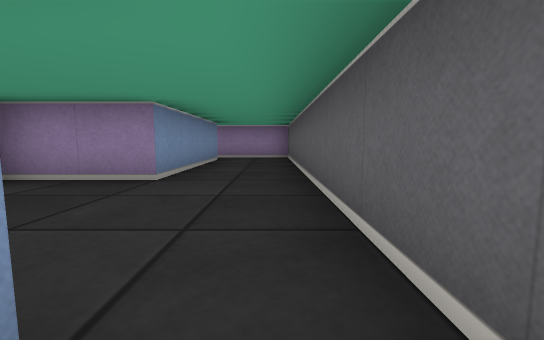
[1] (above)

13 first-person views from a walk through a cub3D level. The camera is about half as high as the walls, tilts 6° down and sees 90° across. The floor is counted in squares. Each view is taken from the middle of a square. On the plan, view 1 faces up. The plan holds only what a view shows up to about 9 squares ahead; the rest is blank.

[2]
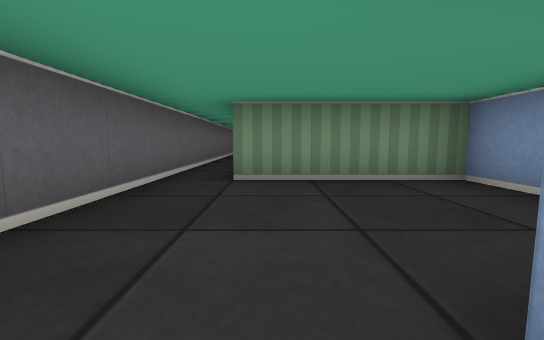

[3]
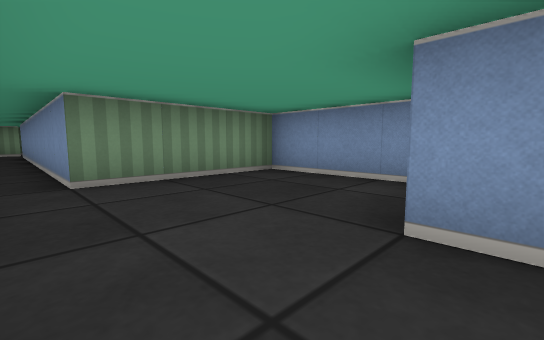

[4]
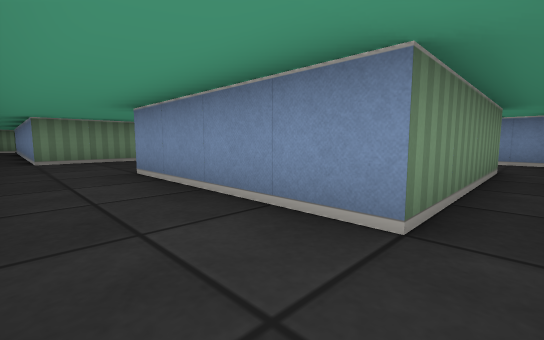

[5]
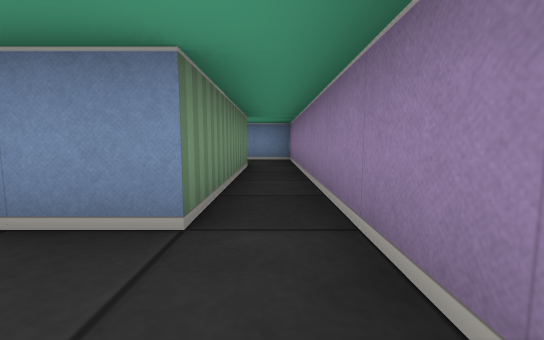

[6]
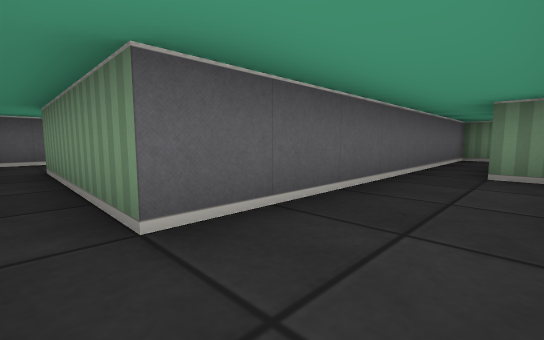

[7]
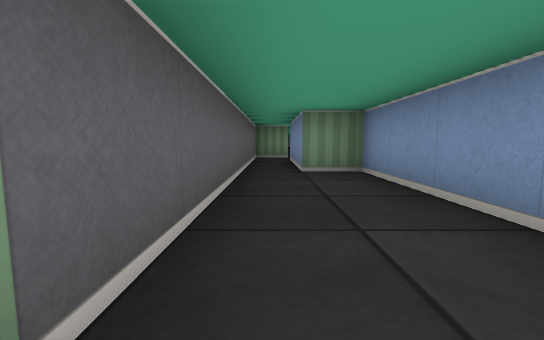

[8]
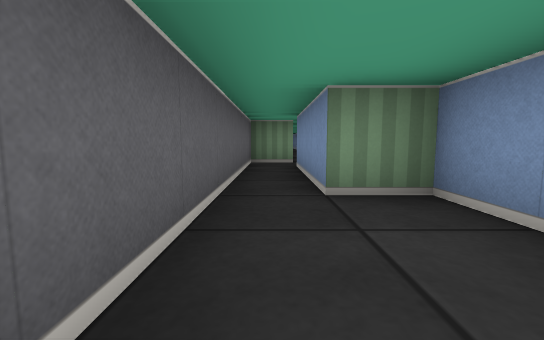

[9]
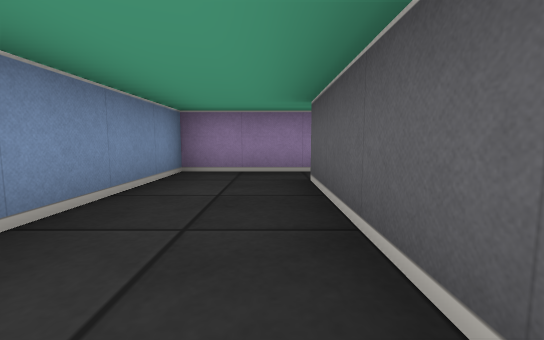

[10]
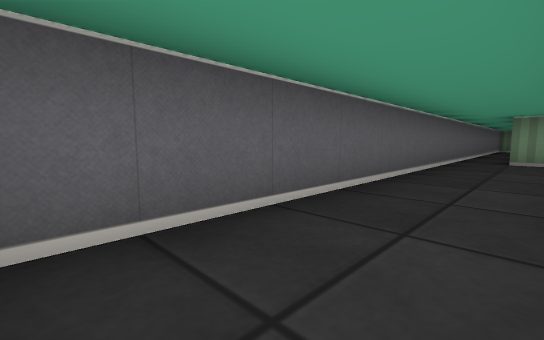

[11]
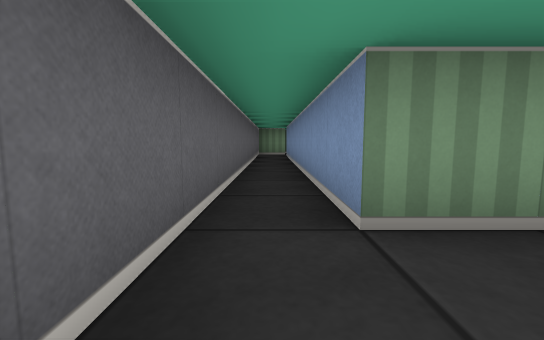

[12]
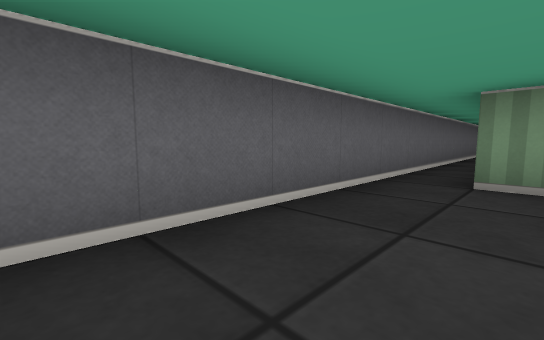

[13]
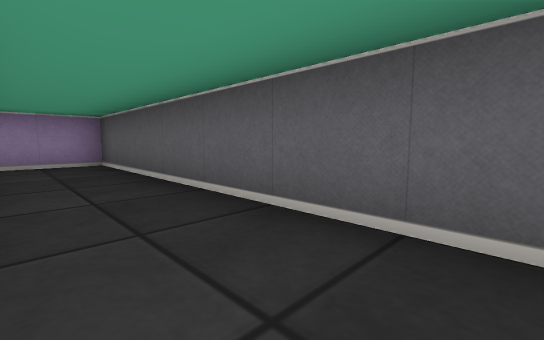

### Floor plan
Ten units are one square. View 1 is at (0, 0); x grows to the right and y downward. Boxes are objects, and circles mark ways between rooms. Rooms are numbered by the first view taken in them; rooms with no view inside come last. Other rooms are left out.
<svg viewBox="-80 -90 90 170">
<path fill="none" stroke="#000" d="M-35 -29 -35 -5 -5 -5 -5 75M-55 -75 -15 -75 -15 -35 -35 -35M5 68 5 -85 -55 -85M-55 -85 -75 -85 -75 -35 -65 -35 -65 -5M-55 -5 -55 -75"/>
<circle cx="-50" cy="-80" r="3" fill="#2a7"/>
<text x="-10" y="-30">1</text>
<text x="-60" y="-50">2</text>
</svg>
Room 1 opens to room 2.

Where each view was taken, in squares from view 1:
view 1: 0 up, 0 right, facing up
view 2: 4 up, 1 left, facing down
view 3: 4 up, 0 right, facing down-left
view 4: 8 up, 0 right, facing down-left
view 5: 8 up, 0 right, facing left
view 6: 8 up, 7 left, facing down-right
view 7: 8 up, 6 left, facing down
view 8: 6 up, 6 left, facing down
view 9: 4 up, 6 left, facing up
view 10: 8 up, 1 left, facing down-right
view 11: 2 up, 0 right, facing down
view 12: 4 up, 1 left, facing down-right
view 13: 2 up, 1 left, facing up-right
